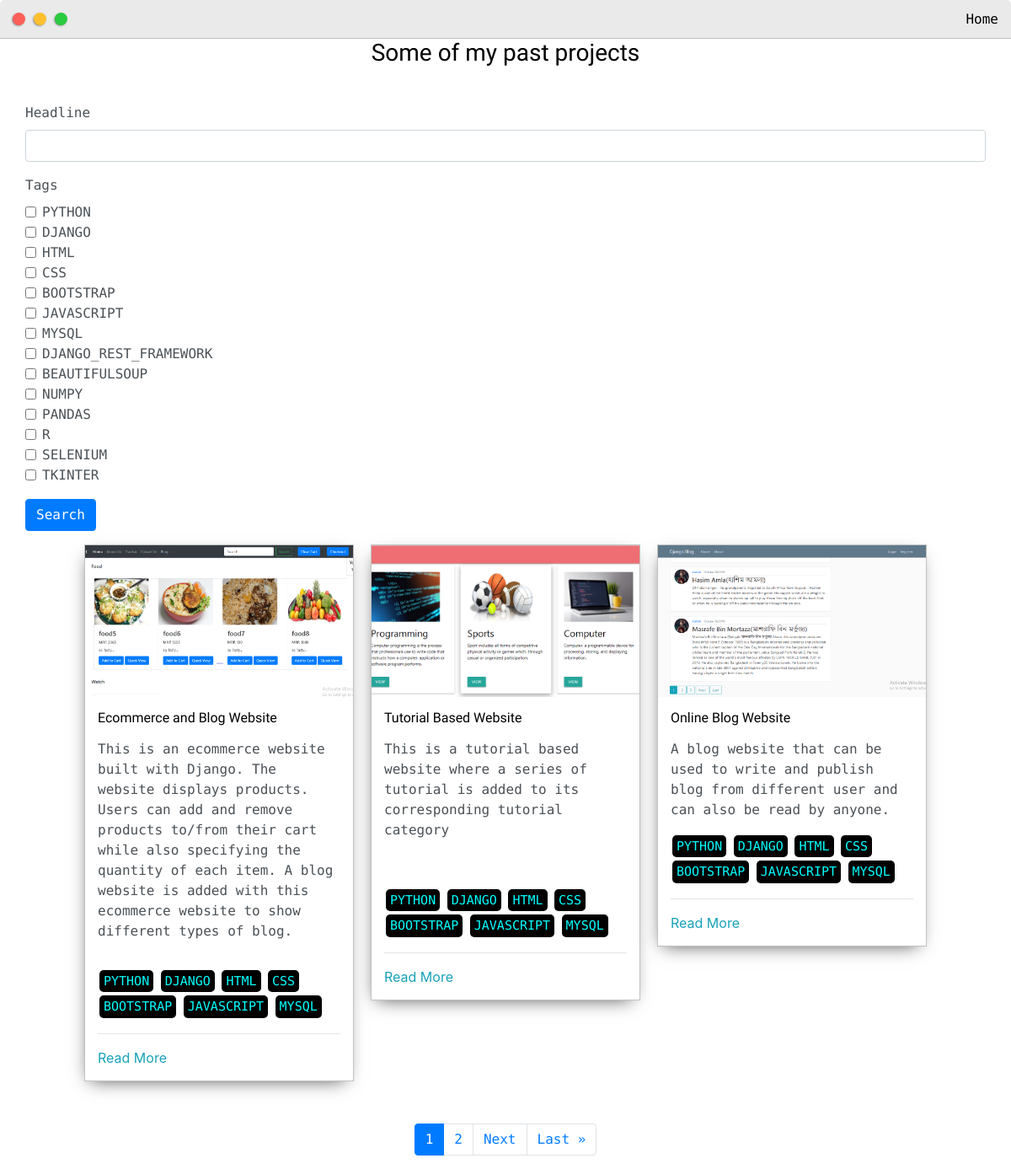
/posts/, run on the app's committed database.
### base/models.py (models this page shows, shortened)
class Post(models.Model):
    headline=models.CharField(max_length=200)
    sub_headline=RichTextUploadingField(blank=True,null=True)
    thumbnail=models.ImageField(null=True,blank=True)
    body=RichTextUploadingField(blank=True,null=True)
    more_images=models.TextField(blank=True,null=True)
    created=models.DateTimeField(auto_now_add=True)
    active=models.BooleanField(default=False)
    featured=models.BooleanField(default=False)
    tags=models.ManyToManyField(Tag,null=True)
    slug=models.SlugField(blank=True,null=True)

class Tag(models.Model):
    name=models.CharField(max_length=200)
    def __str__(self):
        return self.name

### base/views.py (the view)
# urls.py: path('posts/',views.posts,name="posts"),
def posts(request):
    posts=Post.objects.all()
    myfilter=PostFilter(request.GET,queryset=posts)
    posts=myfilter.qs
    page=request.GET.get('page')
    paginator=Paginator(posts,3)
    try:
        posts=paginator.page(page)
    except PageNotAnInteger:
        posts=paginator.page(1)
    except EmptyPage:
        posts=paginator.page(paginator.num_pages)
    context={'posts':posts,'myfilter':myfilter}
    return render(request,'base/posts.html',context)

### base/templates/base/posts.html (shortened to what this page needs)
{% extends 'base/main.html' %}
{% load static %}
{% load crispy_forms_tags %}
{% block content %}
<div class="main-container">
    <h3 style="text-align: center;padding-bottom: 3%;">Some of my past projects</h3>
    <form method="GET">
        {{ myfilter.form|crispy }}
        <input class="btn btn-primary" type="submit" value="Search">
    </form>
    <div class="post-wrapper">
        {% for post in posts %}
        <div>
            <div class="post">
                <img class="thumbnail" src="{{ post.thumbnail.url }}">
                <div class="post-preview">
                    <h6 class="post-title">{{post.headline}}</h6>
                    <p class="post-intro" style="font-size:10px;">{{ post.body|safe }}</p>
                    {% for tag in post.tags.all %}
                        <span class="tag" style="background-color: black; font-size: 15px; padding-bottom: 2px;">{{ tag }}</span>
                    {% endfor %}
                    <hr>
                    <a href="{% url 'post' post.slug %}">Read More</a>
                </div>
            </div>
        </div>
        {% endfor %}
    </div>
    <div class="d-flex flex-column m-auto pagination mt-5">
        <nav aria-label="Page navigation">
        <ul class="pagination pg-grey justify-content-center">
            {% for i in posts.paginator.page_range %}
                {% if posts.number == i %}
                    <li class="page-item active"><a class="page-link">{{ i }}</a></li>
                {% else %}
                    <li class="page-item" ><a class="page-link" href="?{% if query %}q={{query}}&{% endif %}page={{ i }}">{{ i }}</a></li>
                {% endif %}
            {% endfor %}
            {% if posts.has_next %}
                <li class="page-item">
                  <a class="page-link" href="?{% if query %}q={{query}}&{% endif %}page={{ posts.next_page_number }}">Next</a>
                </li>
                <li class="page-item">
                  <a class="page-link"  href="?{% if query %}q={{query}}&{% endif %}page={{ posts.paginator.num_pages }}">Last &raquo;</a>
                </li>
            {% endif %}
        </ul>
        </nav>
        </div>
</div>
{% endblock %}

### base/templates/base/main.html (shortened to what this page needs)
{% load static %}
<html>
    <head>
        <link rel="stylesheet" href="https://stackpath.bootstrapcdn.com/bootstrap/4.5.2/css/bootstrap.min.css">
	    <link rel="stylesheet" type="text/css" href="{% static 'css/default.css' %}">
	    <link id="theme-style" rel="stylesheet" type="text/css" href="">
    </head>
    <body>
        {% include 'base/navbar.html' %}
        {% block content %}
        {% endblock %}
    </body>
</html>

### base/templates/base/navbar.html (shortened to what this page needs)
<div class="nav-wrapper">
    <a href="{% url 'home' %}">
        <div class="dots-wrapper">
            <div id="dot-1" class="browser-dot"></div>
            <div id="dot-2" class="browser-dot"></div>
            <div id="dot-3" class="browser-dot"></div>
        </div>
    </a>
    <ul id="navigation">
        <li><a href="{% url 'home' %}#contact">Home</a></li>
    </ul>
</div>

### static/css/default.css (style rules this page uses)
:root { --mainColor:#eaeaea; --secondaryColor:#fff; --borderColor:#c1c1c1; --mainText:black; --secondaryText:#4b5156; --themeDotBorder:#24292e; --previewBg:rgb(251, 249, 243, 0.8); --previewShadow:#f0ead6; --buttonColor:black; }
html, body { padding: 0; margin: 0; scroll-behavior: smooth; }
body * { transition: 0.3s; }
h1, h2, h3, h4, h5, h6, strong { color: var(--mainText); font-family: 'Russo One', sans-serif; font-weight: 500; }
p, li, span, label, input, textarea { color: var(--secondaryText); font-family: 'Roboto Mono', monospace; }
a { text-decoration: none; color:#17a2b8; }
ul { list-style: none; }
h3 { font-size: 28px; }
h6 { font-size: 16px; }
.main-container { width: 1200px; margin: 0 auto; }
.nav-wrapper { border-radius:5px 5px 0 0; grid-area:nav-wrapper; border-bottom: 1px solid var(--borderColor); display: flex; justify-content: space-between; align-items: center; background-color: var(--mainColor); }
#navigation a { color:var(--mainText); }
#navigation { margin:0; padding: 10px; }
#navigation li { display: inline-block; margin-right: 5px; margin-left:5px; }
.dots-wrapper { display: flex; padding: 10px; }
#dot-1 { background-color: #FC6058; }
#dot-2 { background-color: #FEC02F; }
#dot-3 { background-color: #2ACA3E; }
.browser-dot { background-color: black; height: 15px; width: 15px; border-radius: 50%; margin: 5px; -webkit-box-shadow: -1px 1px 3px -1px rgba(0,0,0,0.75); -moz-box-shadow: -1px 1px 3px -1px rgba(0,0,0,0.75); box-shadow: -1px 1px 3px -1px rgba(0,0,0,0.75); }
.post-wrapper { display: grid; grid-template-columns: repeat(auto-fit, 320px); gap:20px; justify-content: center; padding-bottom: 50px; }
.post { border:1px solid var(--borderColor); -webkit-box-shadow: -2px 7px 21px -9px rgba(0,0,0,0.75); -moz-box-shadow: -2px 7px 21px -9px rgba(0,0,0,0.75); box-shadow: -2px 7px 21px -9px rgba(0,0,0,0.75); }
.thumbnail { display: block; width: 100%; height:180px; object-fit: cover; }
.post-preview { background-color: #fff; padding:15px; }
.post-title { color:black; margin: 0; }
.post-intro { color:#4b5156; font-size: 14px; }
@media screen and (max-width: 1200px) { .main-container { width: 95%; } }
.tag { display: inline-block; color: aqua; background-color: azure; border-radius: 5px; margin: 2px; padding: 2px 5px; font-size: 12px ; }

### data on the page
Post: thumbnail (picture), headline "Ecommerce and Blog Website", body "This is an ecommerce website built with Django. The website displays products. Users can add and remove products to/from their cart while also specifying the quantity of each item. A blog website is added with this ecommerce website to show different types of blog."
Tag: name "PYTHON"
Tag: name "DJANGO"
Tag: name "HTML"
Tag: name "CSS"
Tag: name "BOOTSTRAP"
Tag: name "JAVASCRIPT"
Tag: name "MYSQL"
Post: thumbnail (picture), headline "Tutorial Based Website", body "This is a tutorial based website where a series of tutorial is added to its corresponding tutorial category"
Post: thumbnail (picture), headline "Online Blog Website", body "A blog website that can be used to write and publish blog from different user and can also be read by anyone."

### other printed values
{{ i }} "1"
{{ i }} "2"
